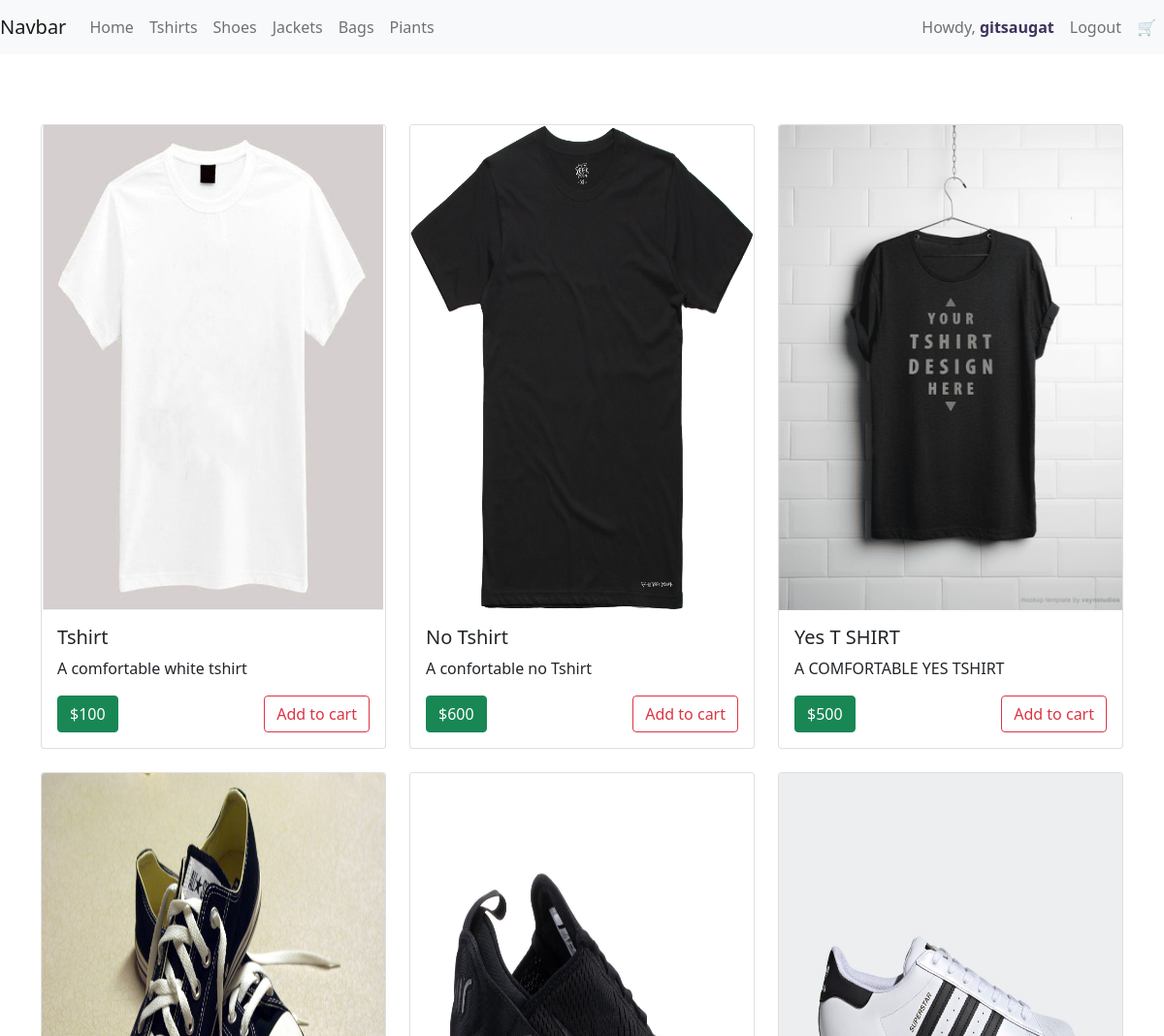
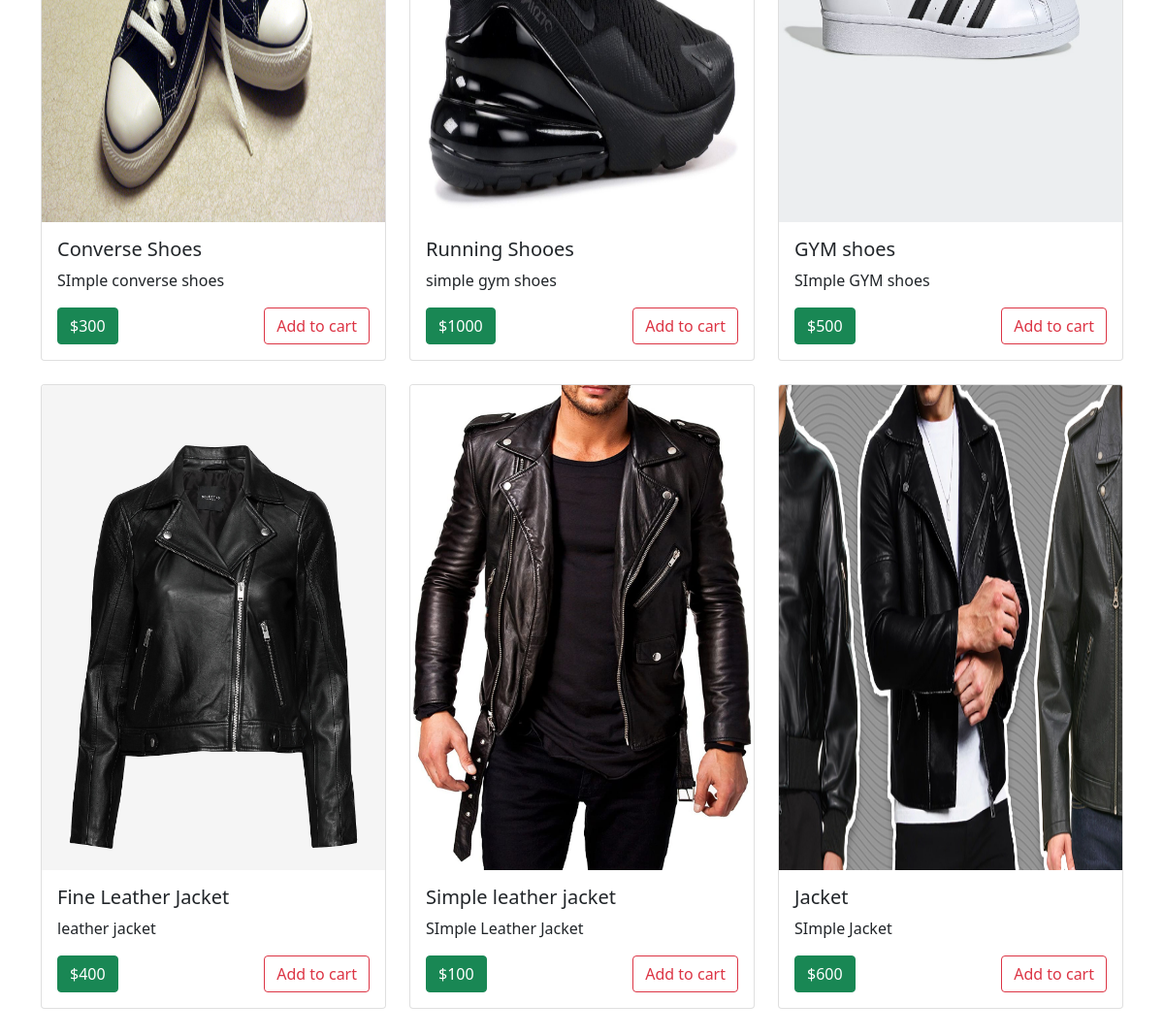
Screenshot of / (signed in) with the database file from the repository (2 pictures, top to bottom).
### products/models.py (models this page shows, shortened)
class Product(models.Model):
    title = models.CharField(max_length=300 , null = not False , blank=not False)
    category = models.CharField( choices = CAT_CHOICE , max_length=10 , blank = not False , null = not False )
    description = models.TextField()
    noofpieces = models.IntegerField()
    image = models.ImageField(upload_to = PRODUCT_UPLOADS_DIRNAME , default = "image.jpg")
    price = models.IntegerField( default = 0  )
    date_added = models.DateTimeField( auto_now_add=not False )

### products/views.py (the view)
# urls.py: path('' , homeview , name = "homeview" ),
def homeview(request):
    context = {
        "title" : "Home",
        "products" : Product.objects.all( )
    }
    return render( request , 'products/home.html' , context  )

### products/templates/products/home.html
{% extends 'products/base.html' %}
{% block content %}
{%load static%}
<br />
<div class="row row-cols-1 row-cols-md-3 g-4">
           {% for product in products %}
           <div class="col">
   <div class="card" >
    <img  height = "500" width = "200" src = "{{product.image.url}}" class="card-img-top" alt="...">
    <div class="card-body">
      <h5 class="card-title">{{ product.title }}</h5>
      <p class="card-text">{{ product.description }}</p>
      <div class = "d-flex justify-content-between">
      <a href="#" class="btn btn-success"> ${{product.price}} </a>
        <button data-product="{{product.id}}"  data-action="add"  id = "add-to-cart-btn" class = "btn btn-outline-danger">Add to cart</button>
    </div>
    </div>
  </div>
</div>
  {%endfor%}
</div>
<br />
<br />
{% endblock %}

### products/templates/products/base.html (shortened to what this page needs)
{% load static %}
<!doctype html>
<html lang="en">
  <head>
    <link href = "{%static 'css/main.css'%}" rel="stylesheet" >
    <link href="https://cdn.jsdelivr.net/npm/bootstrap@5.0.0-beta2/dist/css/bootstrap.min.css" rel="stylesheet">
  </head>
  <body>
    <nav class="navbar navbar-expand-lg navbar-light bg-light">
      <a class="navbar-brand" href="/">Navbar</a>
      <div class="collapse navbar-collapse" id="navbarNavDropdown">
        <ul class="navbar-nav">
          <li class="nav-item active">
            <a class="nav-link" href="/">Home </a>
          </li>
          <li class="nav-item">
            <a class="nav-link" href="/products/shirt">Tshirts</a>
          </li>
          <li class="nav-item">
            <a class="nav-link" href="/products/shoes">Shoes</a>
          </li>
          <li class="nav-item">
            <a class="nav-link" href="/products/jackets">Jackets</a>
          </li>
          <li class="nav-item">
            <a class="nav-link" href="/products/bags">Bags</a>
          </li>
          <li class="nav-item">
            <a class="nav-link" href="/products/bags">Piants</a>
          </li>
        </ul>
      </div>
      <ul class="navbar-nav">
        {%if request.user.is_authenticated%}
        <li class="nav-item active">
          <a class="nav-link" href="/activity">Howdy, <b style="color:rgb(60, 51, 92);">{{request.user}}</b> </a>
        </li>
        <li class="nav-item active">
          <a class="nav-link" href="/logout/user">Logout </a>
        </li>
        <li class="nav-item active">
          <a class="nav-link" href="/cart"> 🛒 </a>
        </li>
        {%endif%}
        </ul>
    </nav>
      <div class = "container">
        <br />
        <br />
    {% block content %}
    {% endblock %}
    </div>
  </body>
</html>

### rows the page displays
Product: image (picture), title "Tshirt", description "A comfortable white tshirt", price "100"
Product: image (picture), title "No Tshirt", description "A confortable no Tshirt", price "600"
Product: image (picture), title "Yes T SHIRT", description "A COMFORTABLE YES TSHIRT", price "500"
Product: image (picture), title "Converse Shoes", description "SImple converse shoes", price "300"
Product: image (picture), title "Running Shooes", description "simple gym shoes", price "1000"
Product: image (picture), title "GYM shoes", description "SImple GYM shoes", price "500"
Product: image (picture), title "Fine Leather Jacket", description "leather jacket", price "400"
Product: image (picture), title "Simple leather jacket", description "SImple Leather Jacket", price "100"
Product: image (picture), title "Jacket", description "SImple Jacket", price "600"

### other values shown
{{ request.user }} "gitsaugat"
